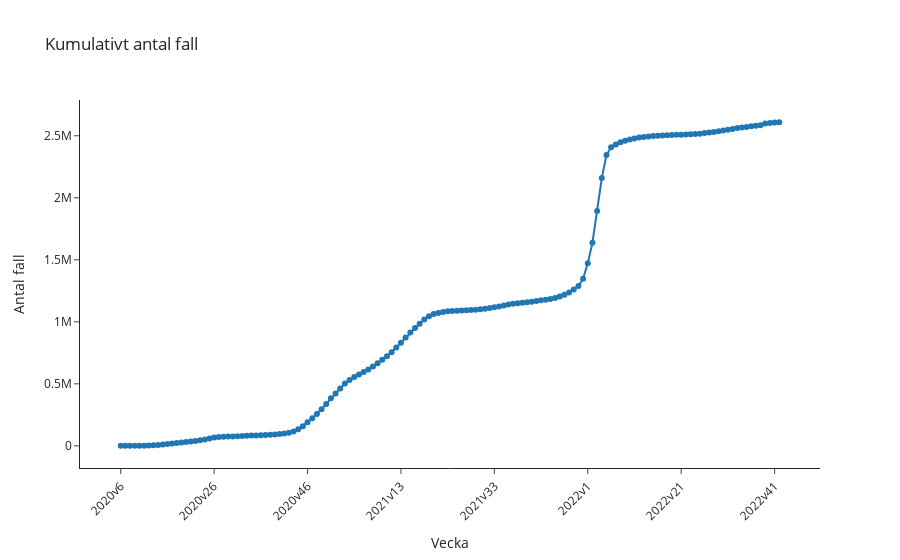

The code cell stored with this chart in its notebook:
### Code cell
# f) Kumulativt antal fall

# Skapa ett linjediagram för att visualisera kumulativt antal fall
fig = px.line(veckodata_riket, 
              x='Vecka', y='Kum_antal_fall', 
              title='Kumulativt antal fall',
              labels={
                  'Vecka': 'Vecka', 
                  'Kum_antal_fall': 'Antal fall'
              },
              template="simple_white",
              markers=True
)

# Uppdatera layouten för x-axeln för att göra diagrammet mer lättläst
fig.update_layout(
    xaxis = dict(
        tickangle=-45,
        tickmode='linear',
        dtick=20
    ))

# Spara diagrammet i en html fil
fig.write_html("Kumulativt antal fall.html")

fig.show()

### Figure 1 — Plotly figure (JSON) as saved in the notebook; plotly's stock layout.template omitted (floating-point values rounded to 4 significant figures; data arrays with more than 128 entries replaced by an {"elided": "..."} marker saying what was removed)
{"data": [{"hovertemplate": "Vecka=%{x}<br>Antal fall=%{y}<extra></extra>", "legendgroup": "", "line": {"color": "#1F77B4", "dash": "solid"}, "marker": {"symbol": "circle"}, "mode": "markers+lines", "name": "", "orientation": "v", "showlegend": false, "type": "scatter", "x": {"elided": "142 str values"}, "xaxis": "x", "y": {"elided": "142 int values"}, "yaxis": "y"}], "layout": {"legend": {"tracegroupgap": 0}, "title": {"text": "Kumulativt antal fall"}, "xaxis": {"anchor": "y", "domain": [0, 1], "dtick": 20, "tickangle": -45, "tickmode": "linear", "title": {"text": "Vecka"}}, "yaxis": {"anchor": "x", "domain": [0, 1], "title": {"text": "Antal fall"}}}}
